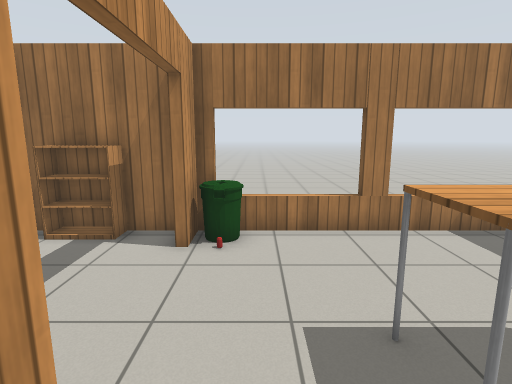
view 1 (above)

20 first-person views from a walk through a robot-simulator world made for Gazebo. The camera is 1.3 m above the floor, tilts 10° down and sees 80° across. Floor lines are 1 m apart. The floor is counted in squares, 0.5 m on a side. Each view is taken from the middle of a square. On the plan, view 1 faces up. The plan holds only what a view shows up to about 20 squares ahead; the rest is blank. Gazebo's built-in surfaces are drawn with simple patterns.

view 2
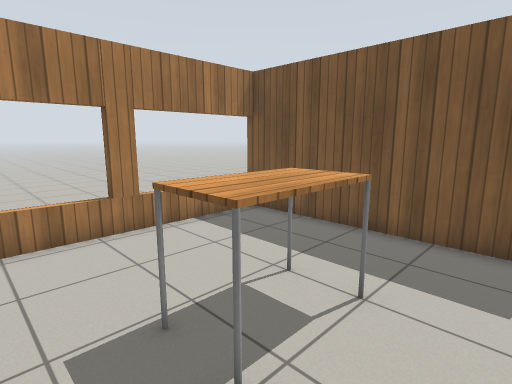

view 3
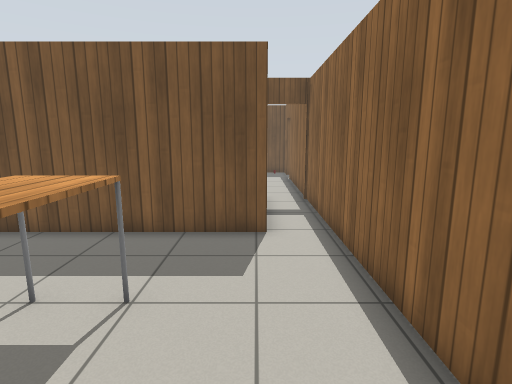

view 4
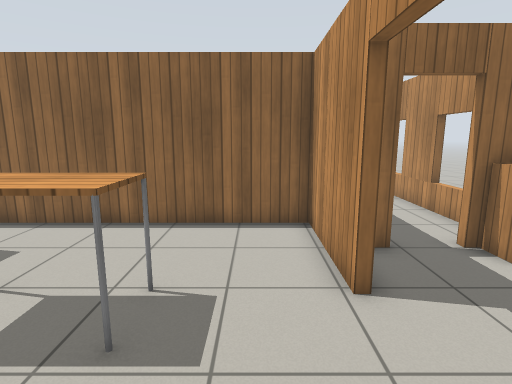

view 5
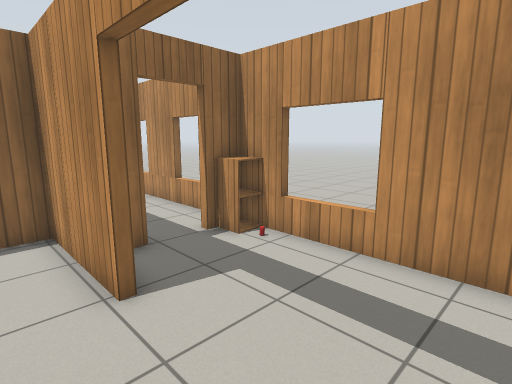

view 6
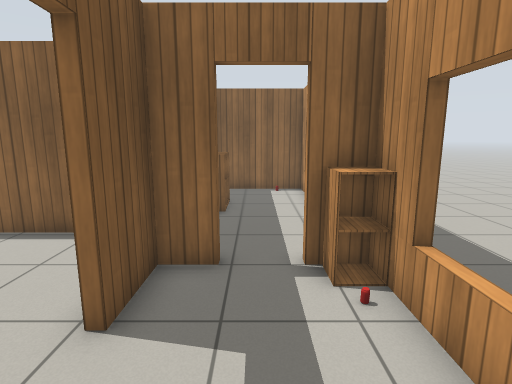

view 7
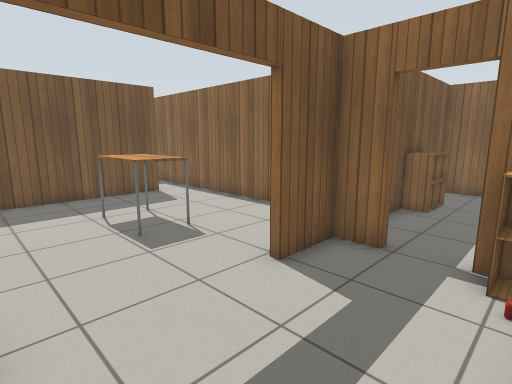

view 8
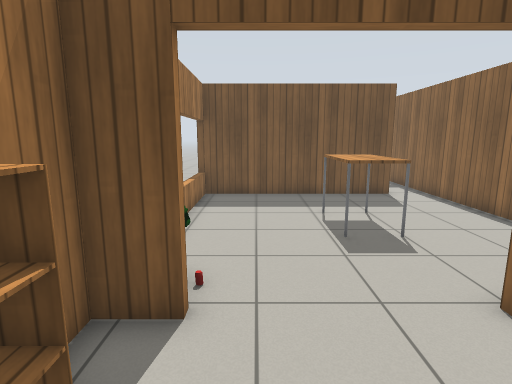

view 9
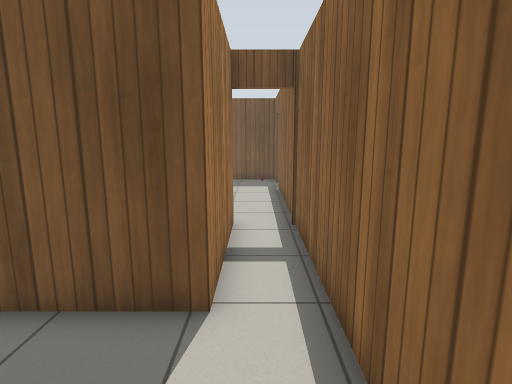

view 10
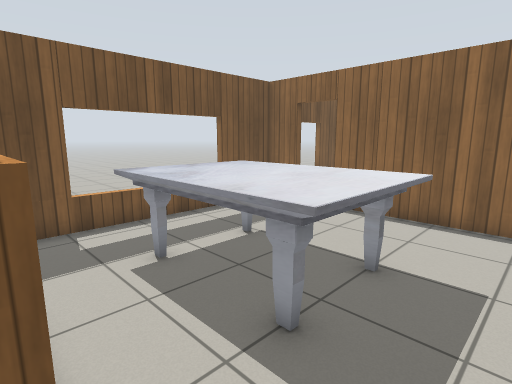

view 11
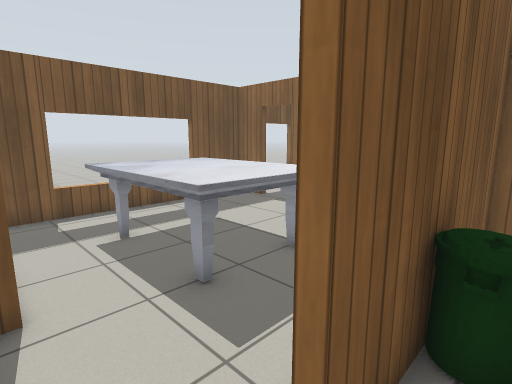

view 12
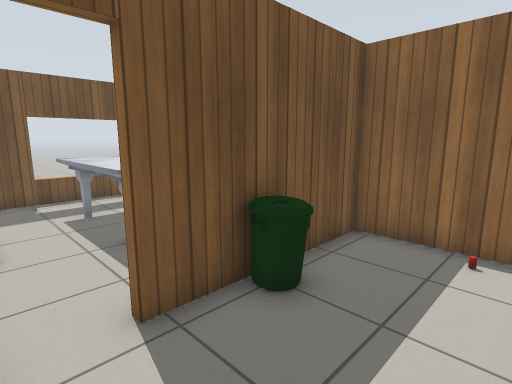

view 13
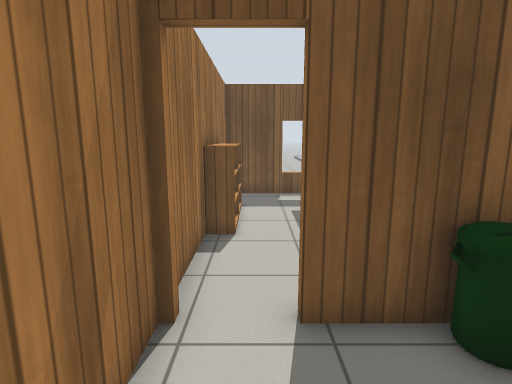

view 14
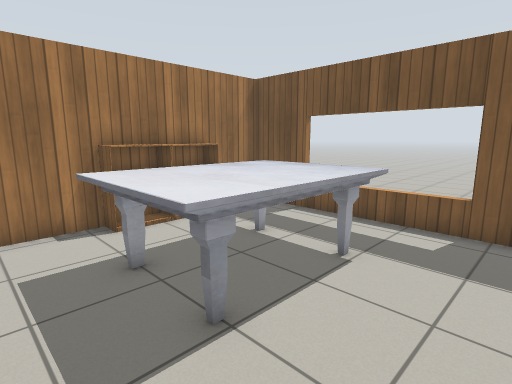

view 15
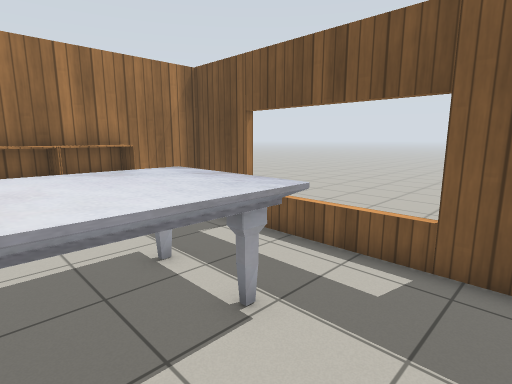

view 16
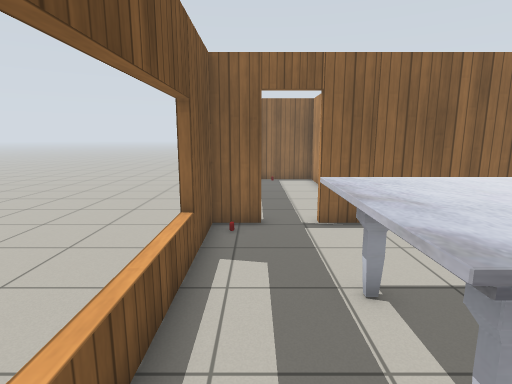

view 17
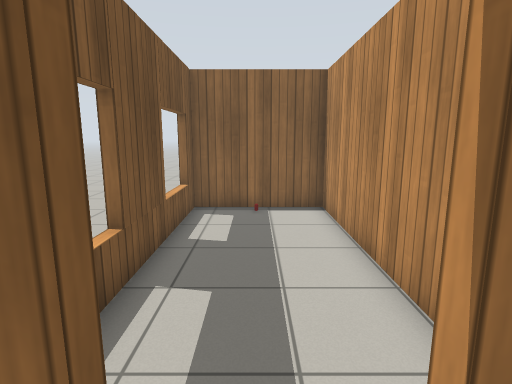

view 18
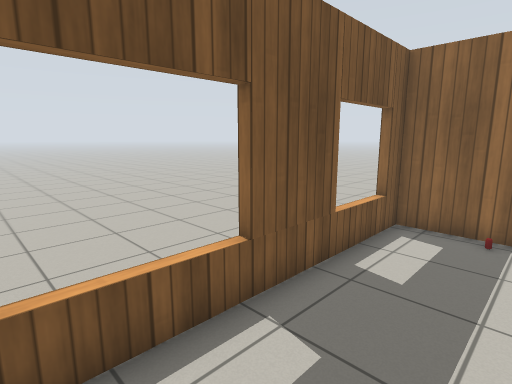

view 19
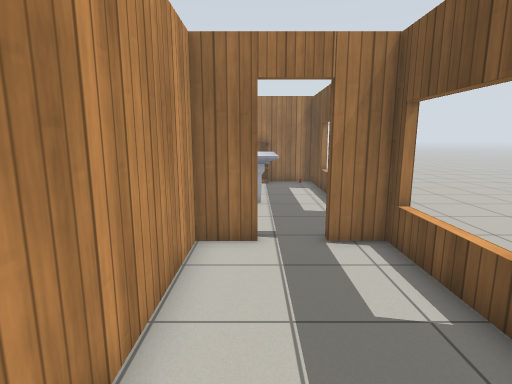

view 20
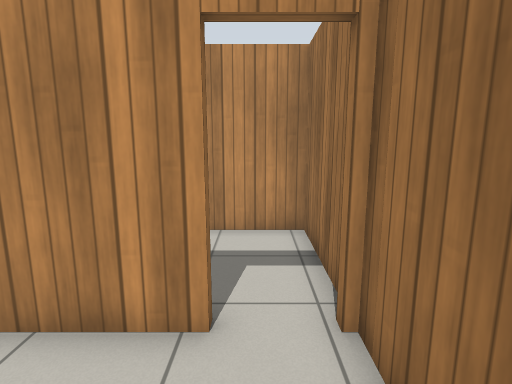

### Floor plan
Ten units are one square. View 1 is at (0, 0); x grows to the right and y downward. Boxes are objects, and circles mark ways between rooms. Rooms are numbered by the first view taken in them; rooms with no view inside come last. Other rooms are left out.
<svg viewBox="-73 -92 316 222">
<path fill="none" stroke="#000" d="M-17 -23 -17 22 129 22M84 -84 -17 -84 -17 -70M132 3 82 3 82 -87M-68 -16 -63 -16M-64 -67 -64 -15M-55 0 -50 0M-20 -70 -20 -84 -63 -84M-32 0 -20 0 -20 -23M185 -84 179 -84M162 -84 132 -84M133 -64 133 -35M238 -58 233 -58M233 -5 238 -5M218 22 233 22 233 -84 201 -84M129 22 201 22M130 -84 86 -84 86 -56M95 0 129 0 129 -64M233 63 238 63M201 25 185 25 185 124 233 124 233 25 218 25M238 29 233 29M233 115 238 115M-20 45 -20 36M-68 40 -63 40M-64 21 -64 69M-64 86 -64 97 -20 97 -20 64"/>
<rect x="-15" y="-75" width="10" height="10" fill="#bbb"><title>other object</title></rect>
<rect x="-15" y="-85" width="10" height="10" fill="#bbb"><title>bin</title></rect>
<rect x="15" y="-35" width="30" height="20" fill="#bbb"><title>table</title></rect>
<rect x="-65" y="-5" width="10" height="10" fill="#bbb"><title>cabinet</title></rect>
<rect x="-65" y="-15" width="10" height="10" fill="#bbb"><title>other object</title></rect>
<rect x="-55" y="-85" width="20" height="10" fill="#bbb"><title>bookshelf</title></rect>
<rect x="155" y="-55" width="60" height="40" fill="#bbb"><title>marble table</title></rect>
<rect x="165" y="-85" width="20" height="10" fill="#bbb"><title>bookshelf</title></rect>
<rect x="185" y="-85" width="20" height="10" fill="#bbb"><title>bookshelf</title></rect>
<rect x="225" y="5" width="10" height="10" fill="#bbb"><title>other object</title></rect>
<rect x="95" y="-15" width="10" height="10" fill="#bbb"><title>other object</title></rect>
<rect x="115" y="-45" width="10" height="10" fill="#bbb"><title>bin</title></rect>
<rect x="205" y="115" width="10" height="10" fill="#bbb"><title>other object</title></rect>
<rect x="-55" y="85" width="10" height="10" fill="#bbb"><title>other object</title></rect>
<rect x="-35" y="55" width="20" height="10" fill="#bbb"><title>cabinet</title></rect>
<rect x="-35" y="45" width="20" height="10" fill="#bbb"><title>cabinet</title></rect>
<circle cx="-20" cy="-50" r="3" fill="#2a7"/>
<circle cx="130" cy="15" r="3" fill="#2a7"/>
<circle cx="-45" cy="0" r="3" fill="#2a7"/>
<circle cx="130" cy="-75" r="3" fill="#2a7"/>
<circle cx="205" cy="20" r="3" fill="#2a7"/>
<text x="30" y="-30">1</text>
<text x="-50" y="-40">2</text>
<text x="180" y="-40">3</text>
<text x="100" y="-50">4</text>
<text x="210" y="70">5</text>
<text x="-40" y="50">6</text>
</svg>
Room 1 opens to room 2. Room 1 opens to room 3. Room 2 opens to room 6. Room 3 opens to room 4. Room 3 opens to room 5.

Where each view was taken, in squares from view 1:
view 1: 0 up, 0 right, facing up
view 2: 0 up, 0 right, facing up-right
view 3: 0 up, 0 right, facing right
view 4: 7 up, 0 right, facing down
view 5: 7 up, 0 right, facing down-left
view 6: 6 up, 4 left, facing down
view 7: 7 up, 6 left, facing down-right
view 8: 6 up, 6 left, facing right
view 9: 1 down, 4 right, facing right
view 10: 8 up, 14 right, facing down-right
view 11: 8 up, 12 right, facing down-right
view 12: 8 up, 9 right, facing down-right
view 13: 7 up, 9 right, facing right
view 14: 1 down, 14 right, facing up-right
view 15: 1 down, 17 right, facing up-right
view 16: 7 up, 22 right, facing down
view 17: 1 down, 21 right, facing down
view 18: 3 down, 20 right, facing down-right
view 19: 10 down, 20 right, facing up
view 20: 7 up, 17 right, facing left
